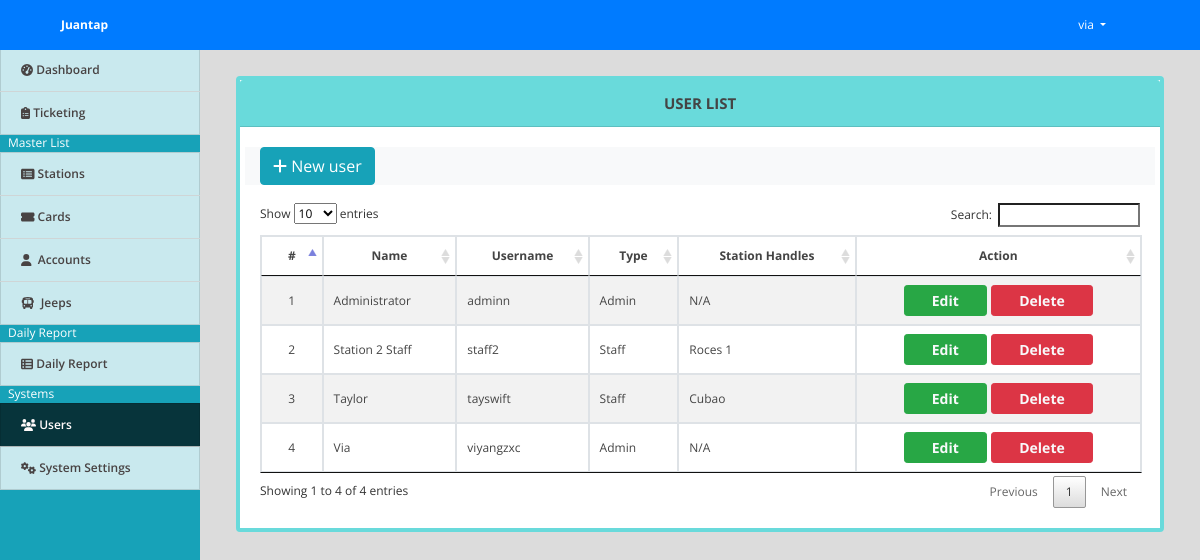
Page /index.php?page=users (signed in) on the committed database.
### tables this page shows
CREATE TABLE `users` (
  `id` int(30) NOT NULL,
  `name` text NOT NULL,
  `username` varchar(200) NOT NULL,
  `password` text NOT NULL,
  `type` tinyint(1) NOT NULL COMMENT '1=Admin,2=Staff',
  `station_id` int(30) NOT NULL COMMENT 'for staff only'
);

### users.php (the view, shortened to what this page needs)
<div class="container-fluid">
	<br> <br>
	<div class="col-lg-12">
		<div class="card border-teal  ">
			<div class="card-header bg-teal text-center" id="cardfont"><b>USER LIST</b></div>
			<div class="card-body">
				<div class="row bg-light">
					<div class="col-lg-12">
							<button class="btn btn-info" id="new_user"><i class="fa fa-plus"></i> New user</button>
					</div>
				</div>
			<br>
				<table class="table-striped table-bordered">
			<thead>
				<tr>
					<th class="text-center">#</th>
					<th class="text-center">Name</th>
					<th class="text-center">Username</th>
					<th class="text-center">Type</th>
					<th class="text-center">Station Handles</th>
					<th class="text-center">Action</th>
				</tr>
			</thead>
			<tbody>
				<?php
 					include 'db_connect.php';
 					$type = array("","Admin","Staff");
 					$sname[0] = "N/A";
 					$station = $conn->query("SELECT * FROM stations");
 					while($row=$station->fetch_assoc()){
 						$sname[$row['id']] = ucwords($row['station']);
 					}
 					$users = $conn->query("SELECT * FROM users order by name asc");
 					$i = 1;
 					while($row= $users->fetch_assoc()):
				 ?>
				 <tr>
				 	<td class="text-center">
				 		<?php echo $i++ ?>
				 	</td>
				 	<td>
				 		<?php echo ucwords($row['name']) ?>
				 	</td>
				 	<td>
				 		<?php echo $row['username'] ?>
				 	</td>
				 	<td>
				 		<?php echo $type[$row['type']] ?>
				 	</td>
				 	<td>
				 		<?php echo isset($sname[$row['station_id']]) ? $sname[$row['station_id']] : 'Station Removed' ?>
				 	</td>
				 	<td>
				 		<center>
							<div class="btn-group text-white">
							<span>	<button type="button" class="btn btn-success btn-sm text-white mr-1" >  <a class="dropdown-item edit_user text-light" href="javascript:void(0)" data-id = '<?php echo $row['id'] ?>'><b> Edit </b></a> </button> </span>
							<span>	<button type="button" class="btn btn-danger btn-sm text-white">    <a class="dropdown-item delete_user text-light" href="javascript:void(0)" data-id = '<?php echo $row['id'] ?>'> <b>Delete </b></a> </button> </span>
							</div>
						</center>
				 	</td>
				 </tr>
				<?php endwhile; ?>
			</tbody>
		</table>
			</div>
		</div>
	</div>
</div>

### assets/css/style.css (style rules this page uses)
body { font-family: "Open Sans", sans-serif; color: #444444; width: 100%; height: calc(100%); font-size: 12px; }
a { color: #1977cc; }
.btn-sm { padding: .0001rem .2rem; }

### index.php (style rules this page uses)
body { background: #80808045; }

### users.php (style rules this page uses)
.border-teal { border-color:#69DADB; border-width: 4px; }
.bg-teal { background: #69DADB; }
#cardfont { font-size:15px; }

### rows in the picture
users: name "Administrator", username "adminn", type "Admin", station "N/A"
users: name "Station 2 Staff", username "staff2", type "Staff", station "Roces 1"
users: name "Taylor", username "tayswift", type "Staff", station "Cubao"
users: name "Via", username "viyangzxc", type "Admin", station "N/A"

### other values in the picture
$_SESSION['system']['name'] "Juantap"
$_SESSION['login_name'] "via"
